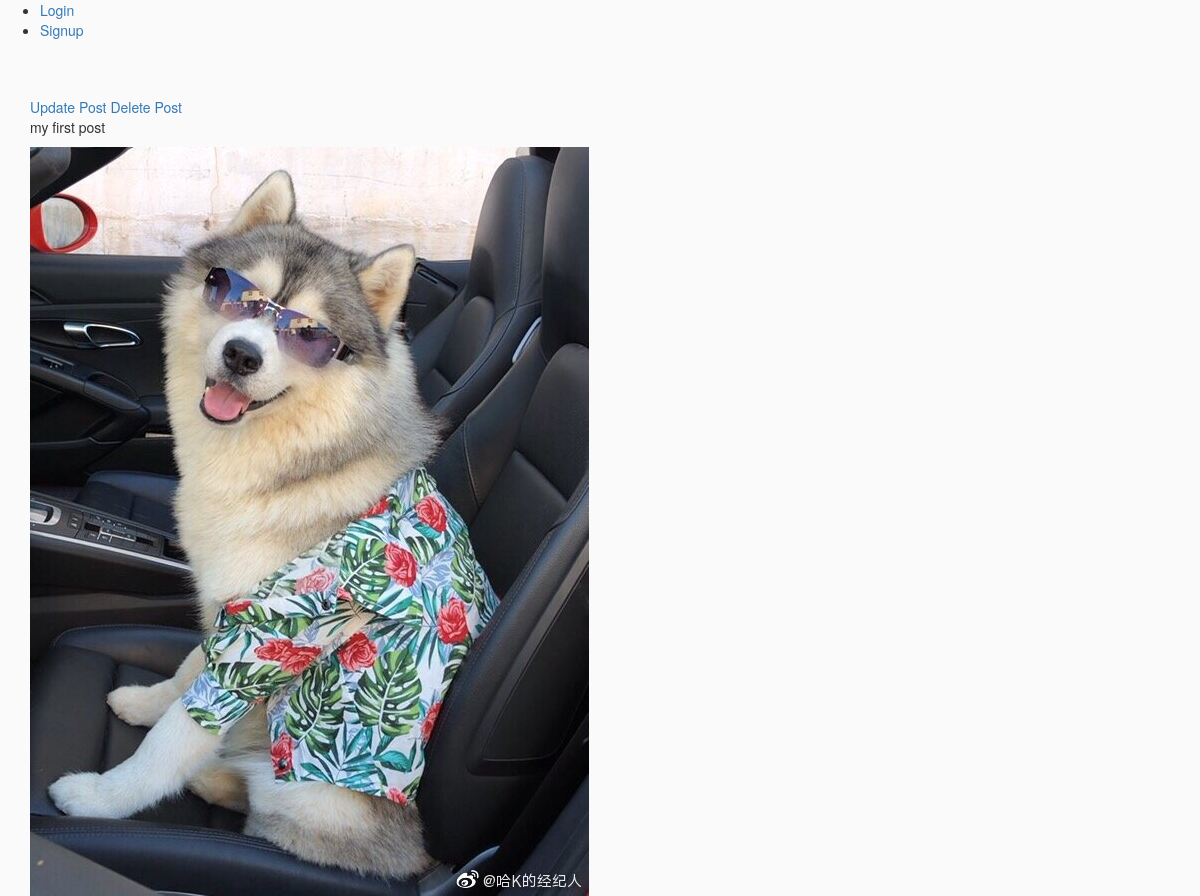
/insta/post/1/, run on an earlier commit of the app's database.
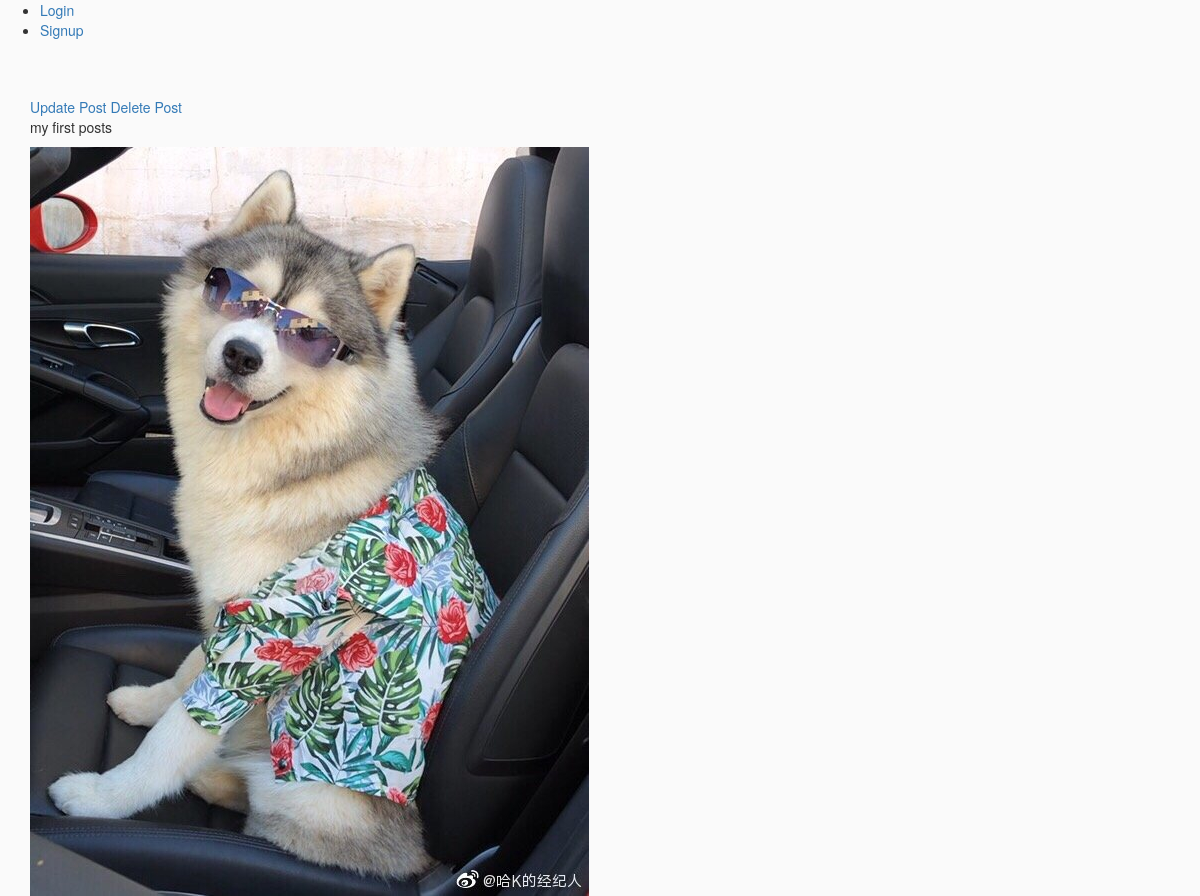
And on a later commit of the database.
### Insta/models.py (models this page shows, shortened)
class Post(models.Model):
    title = models.TextField(blank=True, null=True)
    image = ProcessedImageField(
        upload_to='static/images/posts',
        format='JPEG',
        options={'quality':100},
        blank=True,
        null=True,
    )

### Insta/views.py (the view)
# urls.py: path('post/<int:pk>/', PostDetailView.as_view(), name='post_detail'),
class PostDetailView(DetailView):
    model = Post
    template_name = 'post_detail.html'

### templates/post_detail.html
{% extends 'base.html' %}
{% block content %}
<div>
    <a href="{% url 'post_update' object.id %}">Update Post</a>
    <a href="{% url 'post_delete' object.id %}">Delete Post</a>
</div>
<p> {{ object.title }} </p>
<image src="/{{object.image}}">
{% endblock content %}

What changed in the data, as far as the page shows it:
changed Post: title "my first post" → "my first posts"
